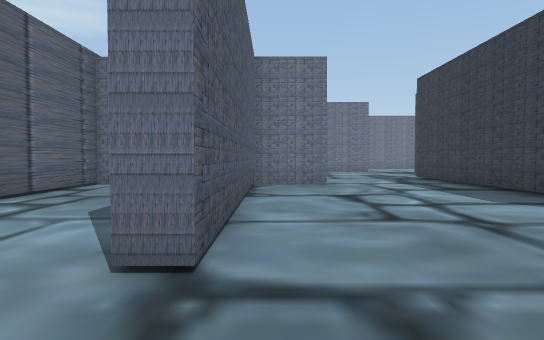
View 1 (above)

24 first-person views from a walk through a 3-D level made in the Unity game engine. The camera is 1.4 m above the floor, tilts 2° down and sees 75° across. The floor is counted in squares, 2 m on a side. Each view is taken from the middle of a square. On the plan, view 1 faces up. The plan holds only what a view shows up to about 11 squares ahead; the rest is blank. The place goes on beyond the plan. The player is left out.

View 2
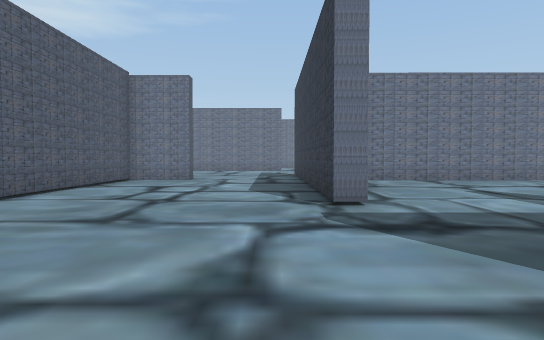

View 3
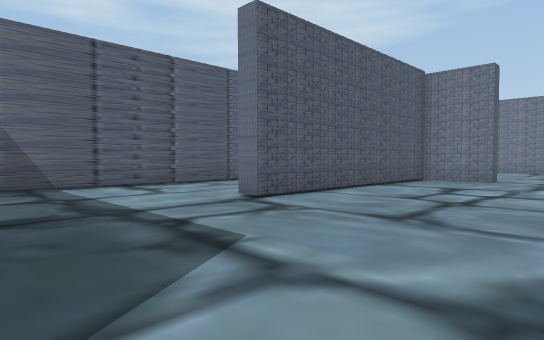

View 4
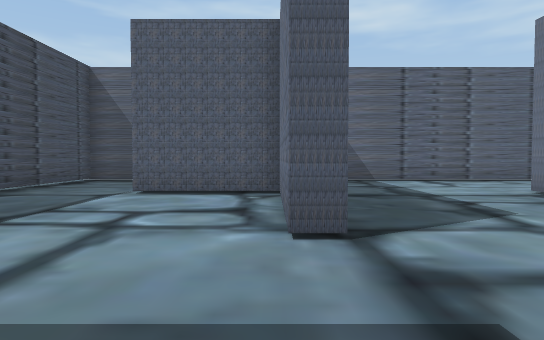

View 5
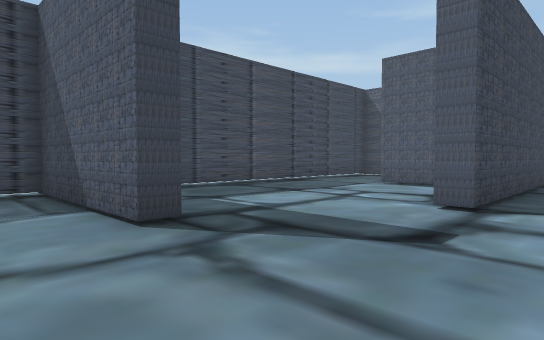

View 6
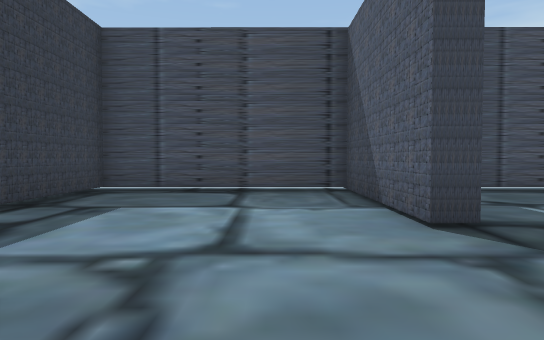

View 7
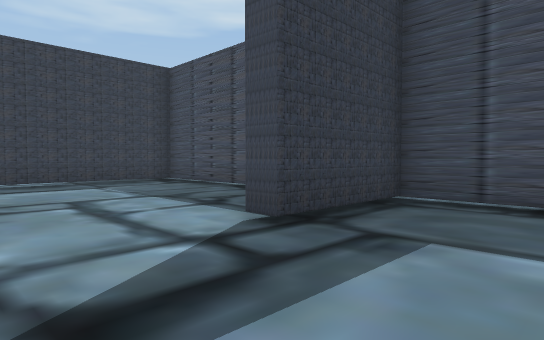

View 8
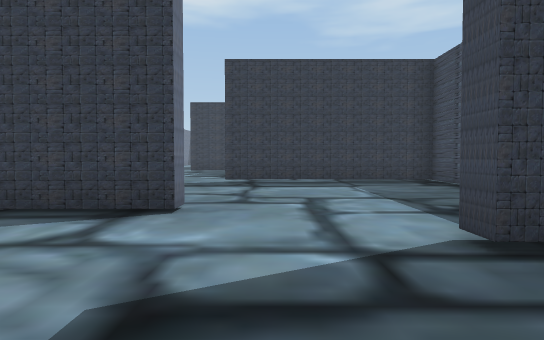

View 9
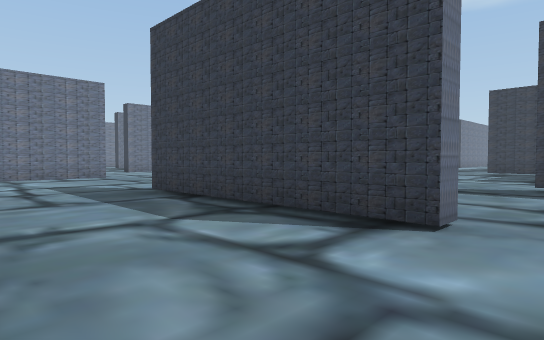

View 10
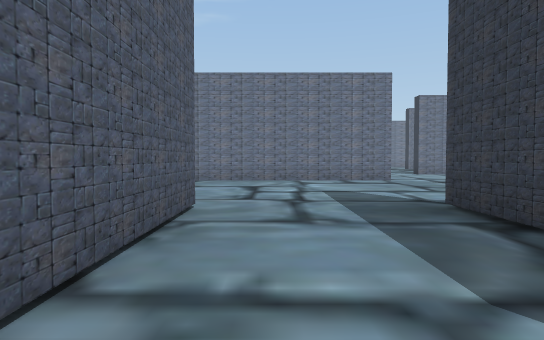

View 11
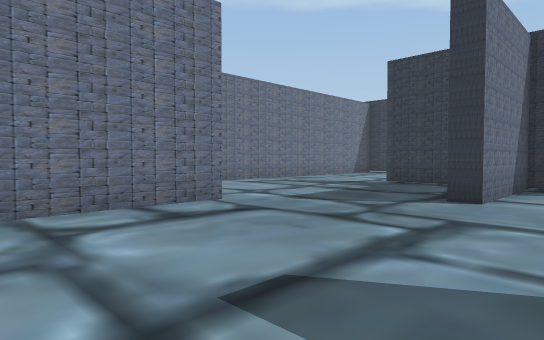

View 12
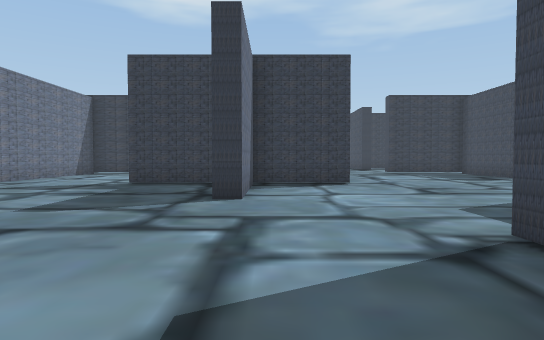

View 13
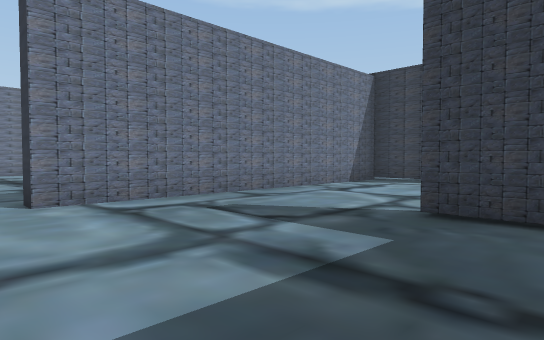

View 14
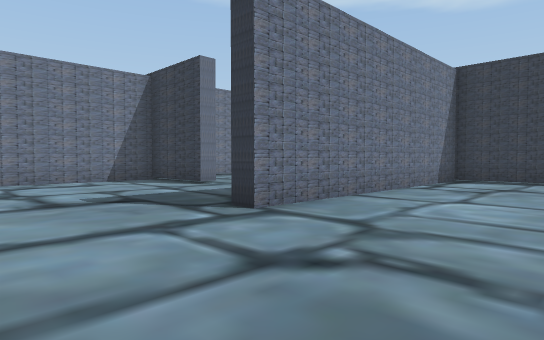

View 15
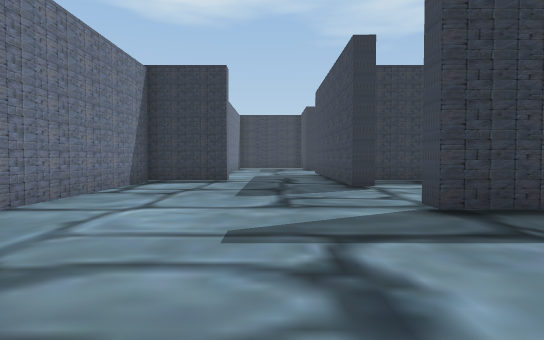

View 16
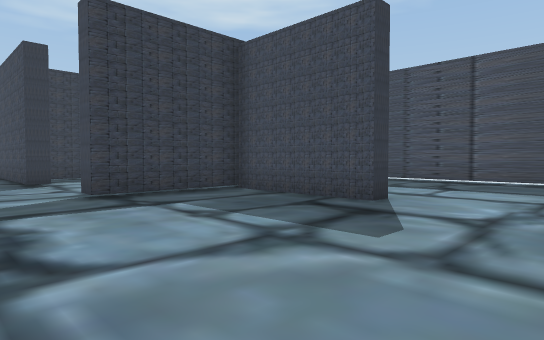

View 17
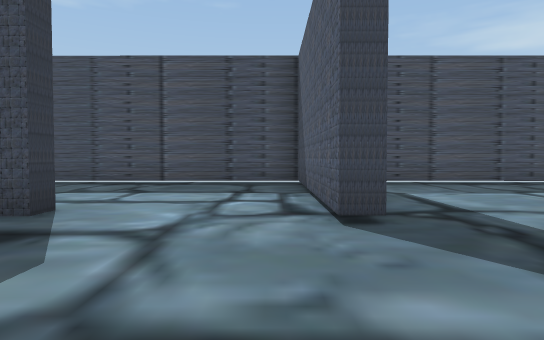

View 18
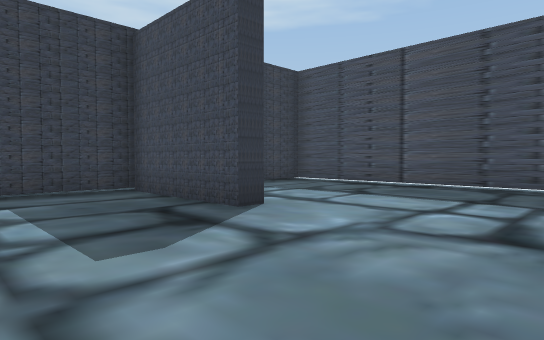

View 19
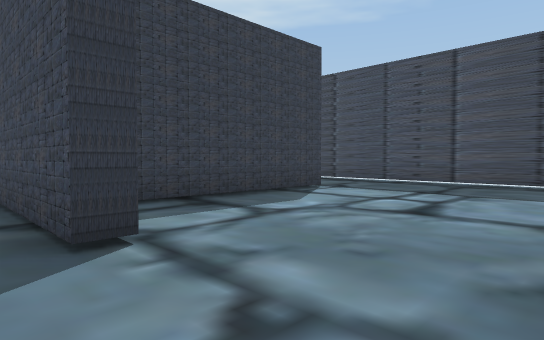

View 20
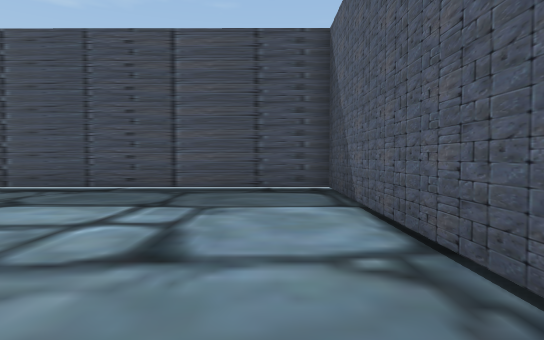

View 21
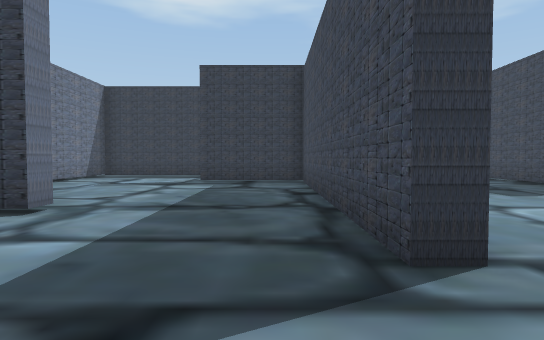

View 22
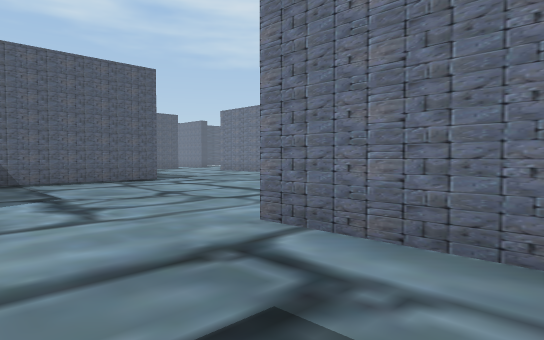

View 23
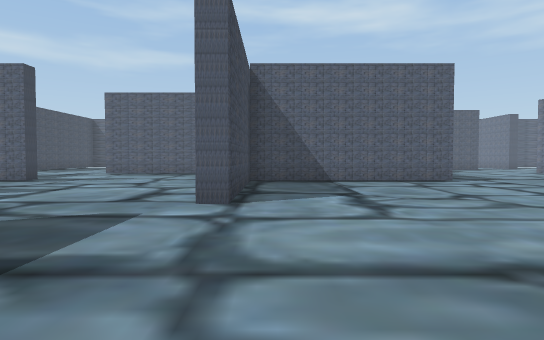

View 24
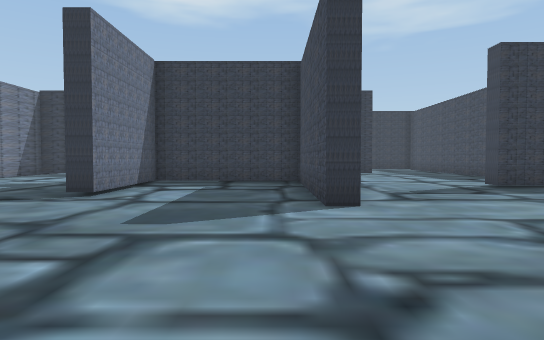

### Floor plan
Key: @ floor where view 1 was taken; # wall or solid block; . floor; T thing the floor can be seen under or through.
Columns run from 5 left of view 1 to 34 right of it. Each row starts with its distance up from view 1.
 17               ....  .......#
 16               .............#
 15                #...........#
 14               .#...........#         ##
 13               .#.......#########     ..
 12               .#...............#   ....
 11       ....#    #...............#.......
 10 ##  ###...#    #...............#.......
  9 #.  #.....##########.................#.
  8 #.  #.....# .............#...........#.
  7 #.. #.....# .............#...........#.
  6 #.. #.....#...........####....########.
  5 #...#.....#..............#...........#.
  4 #...#.....#..............#...........#.
  3 #...#....................#.............
  2 #............  #...#...................
  1 #............  #...# ..................
  0 #....@.....    #...#   ........#...#####
 -1 #............. #...#   ........#.....#
 -2    ######...... ...#...........#.....#
 -3     #...................#...####.....#
 -4     #...................T....  #.....#
 -5     #......#............T..... #.....#
 -6    ........#.....#......T......#......
 -7 #..........#.....#......T......#.......
 -8 #......... #.....#......#......#.......
 -9 ########################################

Where each view was taken, in squares from view 1:
view 1: 0 up, 0 right, facing up
view 2: 2 down, 4 right, facing up
view 3: 2 down, 4 right, facing up-left
view 4: 3 down, 6 right, facing left
view 5: 1 down, 8 right, facing down-left
view 6: 1 down, 8 right, facing down
view 7: 3 down, 9 right, facing down-right
view 8: 4 down, 9 right, facing right
view 9: 4 down, 10 right, facing up-right
view 10: 2 down, 11 right, facing up
view 11: 4 up, 11 right, facing up-right
view 12: 5 up, 11 right, facing right
view 13: 7 up, 16 right, facing up-right
view 14: 2 up, 21 right, facing up-right
view 15: 2 up, 22 right, facing right
view 16: 2 up, 20 right, facing down-right
view 17: 1 up, 20 right, facing down
view 18: 0 up, 19 right, facing down-right
view 19: 1 up, 27 right, facing down-right
view 20: 1 down, 28 right, facing down
view 21: 7 up, 22 right, facing right
view 22: 10 up, 20 right, facing up-left
view 23: 10 up, 20 right, facing left
view 24: 14 up, 12 right, facing right
